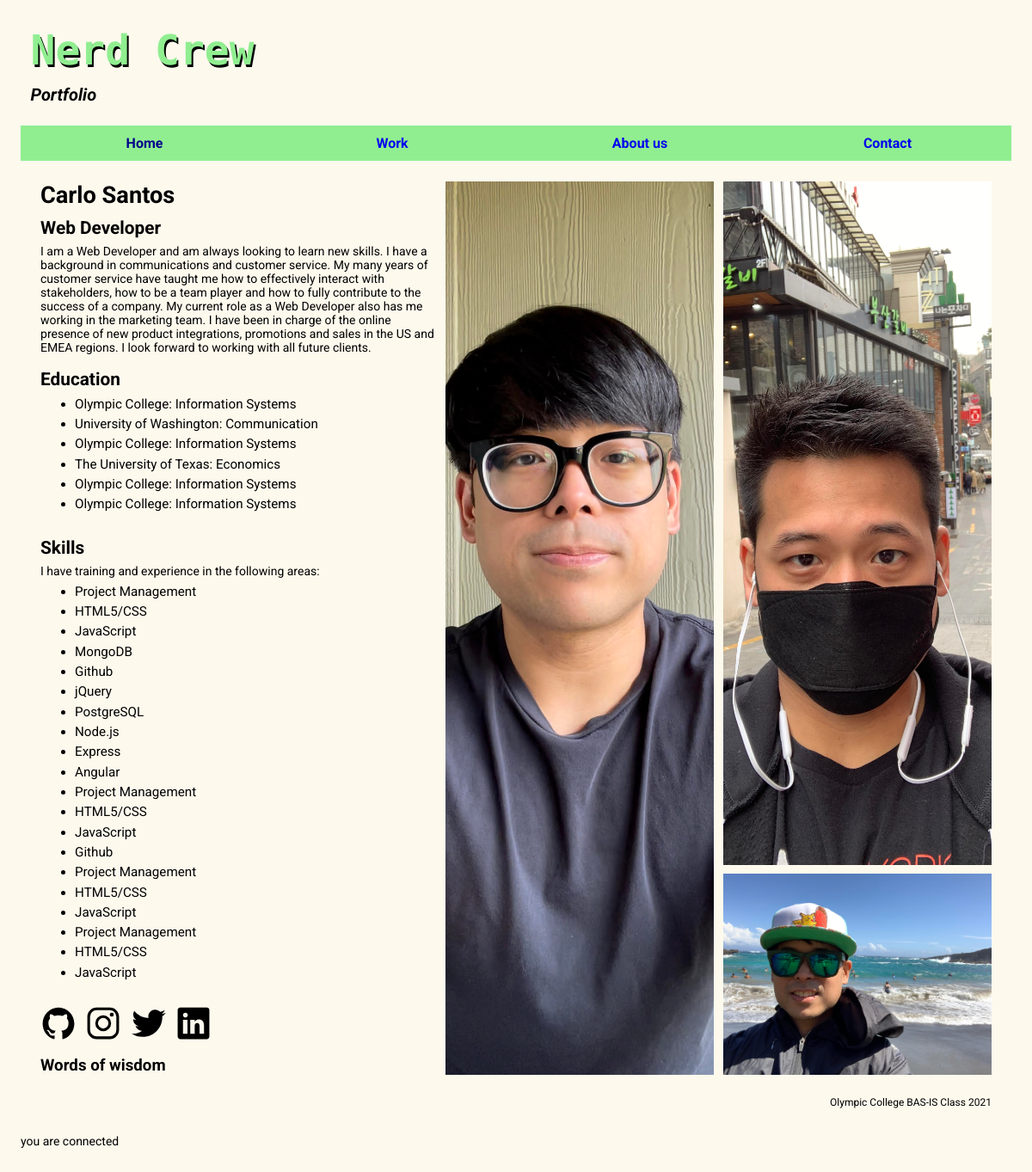
Page /carlo.php on the committed database.
### tables this page shows
CREATE TABLE education (
	educationID   mediumint NOT NULL auto_increment,
    school VARCHAR(255) NOT NULL,
    major VARCHAR(255) NOT NULL,
    developerID     mediumint,
	PRIMARY KEY (educationID),
    FOREIGN KEY (developerID) REFERENCES developer(developerID)
);

CREATE TABLE skill (
  skillID        mediumint NOT NULL auto_increment,
  skill      VARCHAR(255)   NOT NULL,
  developerID     mediumint,
  PRIMARY KEY (skillID),
  FOREIGN KEY (developerID) REFERENCES developer(developerID)
);

### carlo.php (the view, shortened to what this page needs)
<?php
require_once('database.php');
$query = 'SELECT * FROM skill';
$statement = $db->prepare($query);
$statement->execute();
$skills = $statement->fetchAll();
$query = 'SELECT * FROM education';
$statement = $db->prepare($query);
$statement->execute();
$education = $statement->fetchAll();
?>
<!doctype html>
<html lang="en">
<head>
    <link rel="stylesheet" href="styles/normalize.css">
    <link rel="stylesheet" href="styles/carlo.css">
    <link rel="stylesheet" href="styles/slicknav.css">
</head>
<body>
    <header>
        <h2>Nerd Crew</h2>
        <h3>Portfolio</h3>
    </header>
    <nav id="nav_menu">
        <ul id="menu">
            <li><a class="current" href="index.php">Home</a></li>
            <li><a href="work.php">Work</a>
            </li>
            <li> <a href="#">About us</a>
            </li>
            <li class="lastitem"><a href="contact.php">Contact</a></li>
        </ul>
    </nav>
    <main>
        <section class="bio">
            <h2>
                Education
            </h2>
            <ul>
            <?php foreach ($education as $edu) : ?>
            <li>
                 <?php echo $edu['school']; ?>: <?php echo $edu['major']; ?>
            </li>
            <?php endforeach; ?>
        </ul>
            <h2>
                Skills
            </h2>
            <p>
                I have training and experience in the following areas:
            </p>
            <ul>
            <?php foreach ($skills as $skill) : ?>
            <li>
                 <?php echo $skill['skill']; ?>
            </li>
            <?php endforeach; ?>
        </ul>
            <p>
                <a class="icon-link" href="https://github.com/carlox7" target="_blank">
                    <ion-icon name="logo-github"></ion-icon>
                </a>
                <a class="icon-link" href="https://www.instagram.com/sp1r4lnem3sis/" target="_blank">
                    <ion-icon name="logo-instagram"></ion-icon>
                </a>
                <a class="icon-link" href="https://twitter.com/Carlo_Santos" target="_blank">
                    <ion-icon name="logo-twitter"></ion-icon>
                </a>
                <a class="icon-link" href="https://www.linkedin.com/in/carlo-steven-santos/" target="_blank">
                    <ion-icon name="logo-linkedin"></ion-icon>
                </a>
            </p>
            <div id="advice">
                <h3>Words of wisdom</h3>
            </div>
        </section>
        <section class="img-01">
            <img class="profile-img" src="images/carlo-01.jpg" alt="">
        </section>
        <section class="img-02">
            <img class="profile-img" src="images/carlo-02.jpg" alt="">
        </section>
        <section class="img-04">
            <img class="profile-img" src="images/carlo-04.jpg" alt="">
        </section>
        <section class="sec2">
            <h1>Carlo Santos</h1>
            <h2>Web Developer</h2>
            <p>I am a Web Developer and am always looking to learn new skills. I have a background in communications and
                customer service. My many years of customer service have taught me how to effectively interact with
                stakeholders, how to be a team player and how to fully contribute to the success of a company. My
                current role as a Web Developer also has me working in the marketing team. I have been in charge of the
                online presence of new product integrations, promotions and sales in the US and EMEA regions. I look
                forward to working with all future clients.</p>
        </section>
    </main>
    <footer>
        <p>Olympic College BAS-IS Class 2021</p>
    </footer>
</body>
</html>

### database.php (shortened to what this page needs)
<?php
    try {
        echo '<p>you are connected</p>';
    } catch (PDOException $e) {
        $error_message = $e->getMessage();
        include('database_error.php');
        exit();
    }

### styles/carlo.css (style rules this page uses)
body { font-family: 'Roboto', Arial, Helvetica, sans-serif; font-size: 100%; width: 96%; max-width: 1200px; background-color: #FDF9ED; margin: 15px auto; padding: 15px 0; display: grid; grid-template: repeat(4, auto) / 1fr; grid-gap: 1.5em; grid-template-areas: "head" "navi" "main" "foot"; }
section, aside, h1, h2, h3, p { margin: 0; padding: 0; }
p { font-size: .875em; padding-bottom: .5em; }
header { grid-area: head; }
header h2 { font-family: 'Roboto', sans-serif; font-family: 'Source Code Pro', monospace; font-size: 3em; color: #90ee90; text-shadow: 2px 3px 0 black; margin-left: 1%; margin-bottom: .25em; }
header h3 { font-size: 1.25em; font-style: italic; margin-left: 1%; }
#menu li { display: block; transition-duration: 0.5s; }
#nav_menu { grid-area: navi; }
#nav_menu ul { list-style: none; display: grid; grid-template: auto / repeat(4, 1fr); align-content: center; margin: 0; padding: 0; }
#nav_menu ul li a { text-align: center; font-weight: bold; display: block; padding: .7em 0; text-decoration: none; background-color: #90ee90; }
#nav_menu ul li a.current { color: #00008b !important; }
main { margin: 0 2%; grid-area: main; display: grid; grid-template: repeat(3, 1fr); grid-gap: 1%; grid-template-areas: "sec2 img04 img02" "bio img04 img02" "bio img04 img01"; }
section { grid-area: sec; }
.sec2 { grid-area: sec2; }
.img-01 { grid-area: img01; }
.img-02 { grid-area: img02; }
.img-04 { grid-area: img04; }
.profile-img { width: 100%; height: 100%; object-fit: cover; }
.bio { grid-area: bio; }
.icon-link, .icon-link:hover, .icon-link:focus, .icon-link:active { color: inherit; text-decoration: none; font-size: 3em; cursor: pointer; }
section ul { margin-top: 0; margin-bottom: 1.5em; }
section li { font-size: 95%; padding-bottom: .35em; }
section h1 { font-size: 170%; margin-bottom: 0.35em; }
section h2 { font-size: 1.3em; margin-bottom: 0.35em; }
footer { padding-top: .7em; grid-area: foot; }
footer p { font-size: .75em; text-align: right; margin-right: 2%; }

### rows in the picture
education: school "Olympic College", major "Information Systems"
education: school "University of Washington", major "Communication"
education: school "Olympic College", major "Information Systems"
education: school "The University of Texas", major "Economics"
education: school "Olympic College", major "Information Systems"
education: school "Olympic College", major "Information Systems"
skill: skill "Project Management"
skill: skill "HTML5/CSS"
skill: skill "JavaScript"
skill: skill "MongoDB"
skill: skill "Github"
skill: skill "jQuery"
skill: skill "PostgreSQL"
skill: skill "Node.js"
skill: skill "Express"
skill: skill "Angular"
skill: skill "Project Management"
skill: skill "HTML5/CSS"
skill: skill "JavaScript"
skill: skill "Github"
skill: skill "Project Management"
skill: skill "HTML5/CSS"
skill: skill "JavaScript"
skill: skill "Project Management"
skill: skill "HTML5/CSS"
skill: skill "JavaScript"
